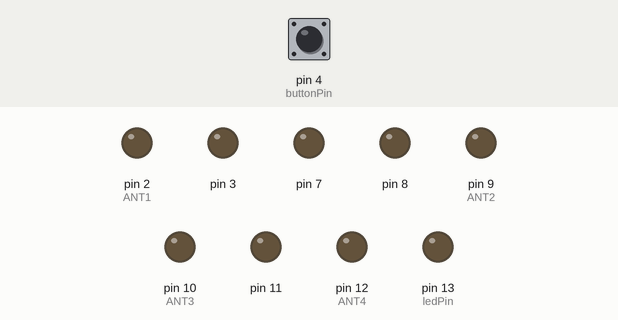
The sketch below on a simulated Arduino Uno, built with avr-gcc and run on an emulated ATmega328P. Parts: output pins drawn as LEDs (lit = HIGH). The test bench sets the inputs (shaded band); at power-on: pin 4 (buttonPin) LOW.

Above: at 1.2 s.
1.3 s: pin 4 (buttonPin) pulled HIGH for 0.15 s
At 3.6 s:
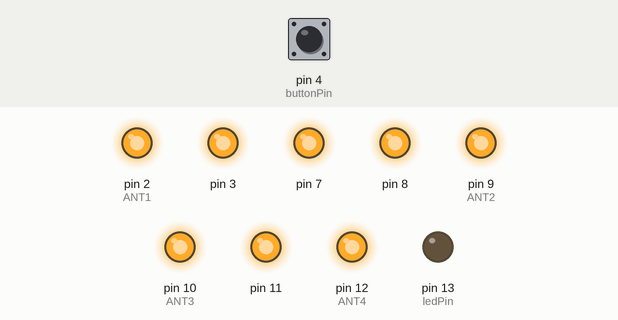
4.3 s: pin 4 (buttonPin) pulled HIGH for 1 s
At 7.0 s:
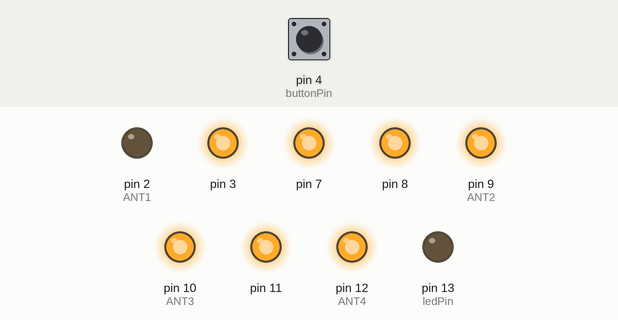
7.3 s: pin 4 (buttonPin) pulled HIGH for 0.15 s
At 10.1 s:
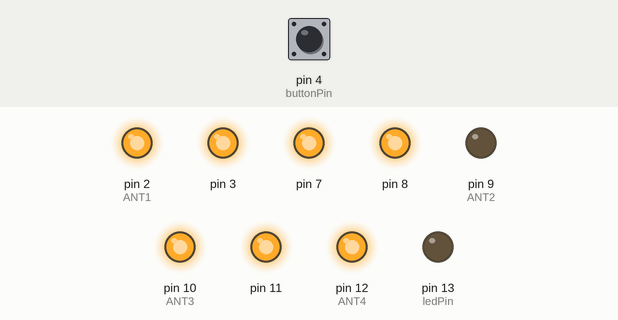
10.3 s: pin 4 (buttonPin) pulled HIGH for 3.2 s
At 10.7 s:
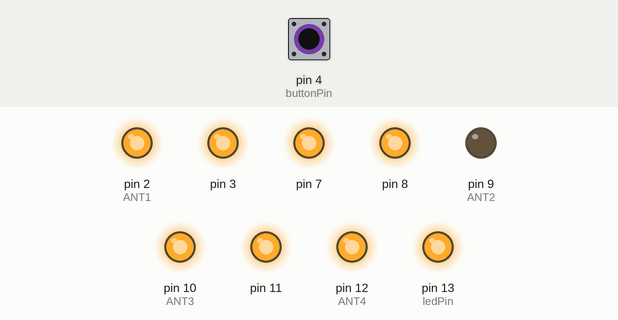
15.0 s: pin 4 (buttonPin) pulled HIGH for 0.15 s
At 17.9 s:
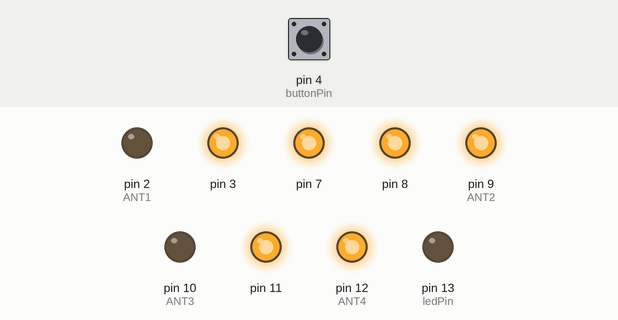
18.1 s: pin 4 (buttonPin) pulled HIGH for 1 s
At 22.0 s:
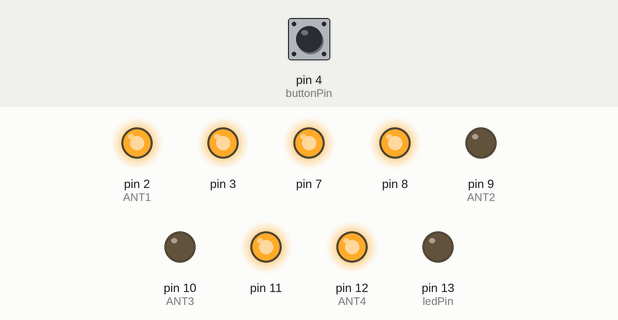
Timing chart, 0 to 22.5 s (numbered marks = the images above; inputs shaded):
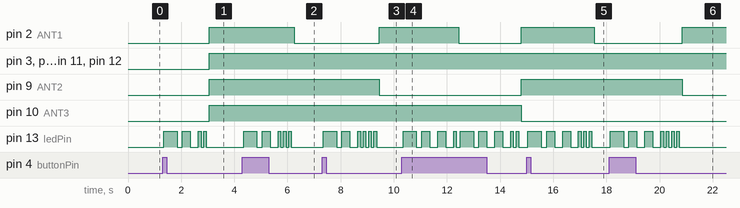

The sketch:

Valence2.ino
```cpp
/*
  Code to controll the UCA/Valencia Antenna
 Switch between the 16 configurations when pressing the button

*/

// constants won't change. They're used here to set pin numbers:
const int buttonPin = 4;     // the number of the pushbutton pin
const int ledPin =  13;      // the number of the LED pin

// variables will change:
int buttonState = 0;         // variable for reading the pushbutton status
int mode = 0;

void setup() {
  // initialize the LED pin as an output:
  pinMode(ledPin, OUTPUT);
  pinMode(13, OUTPUT);
  pinMode(2, OUTPUT); // ANT1
  pinMode(3, OUTPUT);
  pinMode(9, OUTPUT); // ANT2
  pinMode(8, OUTPUT);
  pinMode(10, OUTPUT); // ANT3
  pinMode(11, OUTPUT);
  pinMode(12, OUTPUT); // ANT4
  pinMode(7, OUTPUT);
  // initialize the pushbutton pin as an input:
  pinMode(buttonPin, INPUT);
}

void loop() {
  // read the state of the pushbutton value:
  buttonState = digitalRead(buttonPin);
  if (buttonState == HIGH) {
  delay(50);
  buttonState = digitalRead(buttonPin);
  }

  // check if the pushbutton is pressed. If it is, the buttonState is HIGH:
  if (buttonState == HIGH) {
    // turn LED on:
    digitalWrite(ledPin, HIGH);
    delay (500);
    digitalWrite(ledPin, LOW);
    delay (200);

    mode++; //Iterate mode
    if (mode == 17) {
      mode =0;
      }

  switch (mode) {
  case 1:
    blink (1);
    // REF CONF
    ant1(0);
    ant2(0);
    ant3(0);
    ant4(0);
    break;
  case 2:
    blink(2);
    ant1(1);
    ant2(0);
    ant3(0);
    ant4(0);
    break;
  case 3:
    blink(3);
    ant1(0);
    ant2(1);
    ant3(0);
    ant4(0);
    break;
  case 4:
    blink(4);
    ant1(1);
    ant2(1);
    ant3(0);
    ant4(0);
    break;
  case 5:
    blink(5);
    ant1(0);
    ant2(0);
    ant3(1);
    ant4(0);
    break;
  case 6:
    blink(6);
    ant1(1);
    ant2(0);
    ant3(1);
    ant4(0);
    break;

  case 7:
    blink(7);
    ant1(0);
    ant2(1);
    ant3(1);
    ant4(0);
    break;

  case 8:
    blink(8);
    ant1(1);
    ant2(1);
    ant3(1);
    ant4(0);
    break;

  case 9:
    blink(9);
    ant1(0);
    ant2(0);
    ant3(0);
    ant4(1);
    break;

  case 10:
    blink(10);
    ant1(1);
    ant2(0);
    ant3(0);
    ant4(1);
    break;

  case 11:
    blink(11);
    ant1(0);
    ant2(1);
    ant3(0);
    ant4(1);
    break;

  case 12:
     blink(12);
     ant1(1);
     ant2(1);
     ant3(0);
     ant4(1);
     break;

  case 13:
     blink(13);
     ant1(0);
     ant2(0);
     ant3(1);
     ant4(1);
     break;

  case 14:
     blink(14);
     ant1(1);
     ant2(0);
     ant3(1);
     ant4(1);
     break;

  case 15:
     blink(15);
     ant1(0);
     ant2(1);
     ant3(1);
     ant4(1);
     break;

  case 16:
     blink(16);
     ant1(1);
     ant2(1);
     ant3(1);
     ant4(1);
     break;


    break;
    default:
    digitalWrite(2, LOW);   // turn the LED on (HIGH is the voltage level)
    digitalWrite(3, LOW);   // turn the LED on (HIGH is the voltage level)
    digitalWrite(9, LOW);   // turn the LED on (HIGH is the voltage level)
    digitalWrite(8, LOW);   // turn the LED on (HIGH is the voltage level)
    digitalWrite(10, LOW);   // turn the LED on (HIGH is the voltage level)
    digitalWrite(11, LOW);   // turn the LED on (HIGH is the voltage level)
    digitalWrite(12, LOW);   // turn the LED on (HIGH is the voltage level)
    digitalWrite(7, LOW);   // turn the LED on (HIGH is the voltage level)

    break;
}

  } else {

  }
}

void blink(int nblink){

int nblong = nblink/4;
int nbshort = nblink%4;

  for (int i=0;i<=nblong;i++)
  {
    digitalWrite(ledPin, HIGH);
    delay (300);
    digitalWrite(ledPin, LOW);
    delay(300);
    }
  for (int i=0;i<=nbshort;i++)
  {
    digitalWrite(ledPin, HIGH);
    delay (100);
    digitalWrite(ledPin, LOW);
    delay(100);
    }
}

void ant1(int phase){
  if(phase==0){
  digitalWrite(2, HIGH);
  digitalWrite(3, LOW);
  }
  else
  digitalWrite(2, LOW);
  digitalWrite(3, HIGH);
}

void ant2(int phase){
  if(phase==0){
  digitalWrite(9, HIGH);
  digitalWrite(8, LOW);
  }
  else
  digitalWrite(9, LOW);
  digitalWrite(8, HIGH);
}

void ant3(int phase){
  if(phase==0){
  digitalWrite(10, HIGH);
  digitalWrite(11, LOW);
  }
  else
  digitalWrite(10, LOW);
  digitalWrite(11, HIGH);
}

void ant4(int phase){
  if(phase==0){
  digitalWrite(12, HIGH);
  digitalWrite(7, LOW);
  }
  else
  digitalWrite(12, LOW);
  digitalWrite(7, HIGH);
}
```

Measured:
- after the input at 1.3 s, pin 2 (ANT1), pin 3, pin 7, pin 8, pin 9 (ANT2), pin 10 (ANT3), pin 11, pin 12 (ANT4): LOW → HIGH after 1.8 s; pin 13 (ledPin): LOW → HIGH after 0.05 s, → LOW 0.50 s later, → HIGH 0.20 s later, → LOW 0.30 s later, … (8 changes in this stretch)
- after the input at 4.3 s, pin 2 (ANT1): HIGH → LOW after 2.0 s; pin 13 (ledPin): LOW → HIGH after 0.05 s, → LOW 0.50 s later, → HIGH 0.20 s later, → LOW 0.30 s later, … (10 changes in this stretch)
- after the input at 7.3 s, pin 2 (ANT1): LOW → HIGH after 2.2 s; pin 9 (ANT2): HIGH → LOW after 2.2 s; pin 13 (ledPin): goes HIGH 0.50 s, LOW 0.20 s, HIGH 0.30 s, LOW 0.30 s, 3 × (HIGH 0.10 s, LOW 0.10 s), HIGH 0.10 s, then LOW, starting after 0.05 s
- after the input at 10.3 s, pin 2 (ANT1): HIGH → LOW after 2.2 s, → HIGH 2.4 s later; pin 9 (ANT2): LOW → HIGH after 4.5 s; pin 10 (ANT3): HIGH → LOW after 4.5 s; pin 13 (ledPin): LOW → HIGH after 0.05 s, → LOW 0.50 s later, → HIGH 0.20 s later, → LOW 0.30 s later, … (18 changes in this stretch)
- after the input at 15.0 s, pin 2 (ANT1): HIGH → LOW after 2.6 s; pin 13 (ledPin): LOW → HIGH after 0.05 s, → LOW 0.50 s later, → HIGH 0.20 s later, → LOW 0.30 s later, … (12 changes in this stretch)
- after the input at 18.1 s, pin 2 (ANT1): LOW → HIGH after 2.8 s; pin 9 (ANT2): HIGH → LOW after 2.8 s; pin 13 (ledPin): LOW → HIGH after 0.05 s, → LOW 0.50 s later, → HIGH 0.20 s later, → LOW 0.30 s later, … (14 changes in this stretch)
